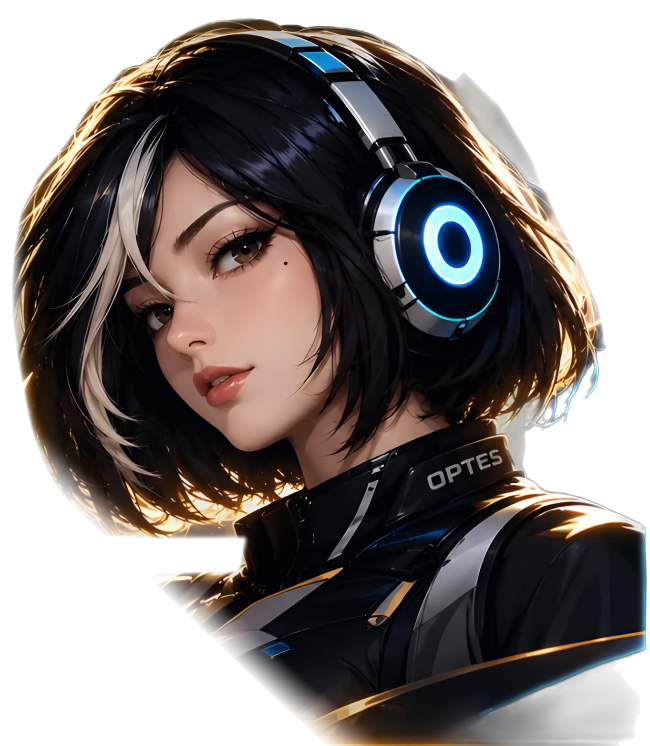
#> input picture marketing/optes-ad/img/mascot.png, 1300 x 1491 px (shown at 1/2 size)
$ python mascot.py ../img/mascot.png out.png
#> lines starting #> are read from the running program, lines starting #| are printed output that depends on the picture; after the words box and inside, x2 and y2 are one past the last pixel; in counts of white or black regions, pixels touching at a corner belong together
"""Their mascot, from their own OPTES 1.0 Flash post: 4x Real-ESRGAN upscale (source-mascot.png -> mascot_x4.png),
rembg isnet-anime cut-out (mascot_cut.png), then this script: removes the leftovers of their old layout with a
hand-drawn keep-polygon, firms up the alpha, and adds a cyan rim light from the headphone side -> ../img/mascot.png.
Usage: python mascot.py mascot_cut.png ../img/mascot.png"""
import sys

import numpy as np
from PIL import Image, ImageDraw, ImageFilter
from scipy import ndimage as ndi

im = Image.open(sys.argv[1]).convert("RGBA")
#> im is the input picture: PIL image 1300x1491 RGBA; mean R, G, B, A 44.8, 37.8, 35.8, 167
W, H = im.size                                   # 1820 x 2088
#> W = 1300; H = 1491
k = W / 910                                      # polygon drawn on the half-size preview
#> k = 1.43
keep = [(300, 30), (420, 20), (560, 40), (640, 90), (700, 150), (745, 225), (775, 300), (805, 360), (835, 430), (850, 500),
        (845, 570), (830, 620), (910, 660), (910, 1044), (100, 1044), (100, 800), (130, 770), (112, 750), (86, 700), (62, 650),
        (46, 600), (36, 550), (26, 500), (18, 450), (16, 400), (20, 350), (30, 300), (55, 250), (95, 200), (125, 150), (200, 70)]
m = Image.new("L", (W, H), 0)
#> m: PIL image 1300x1491 L; every value is 0
ImageDraw.Draw(m).polygon([(x * k, y * k) for x, y in keep], fill=255)
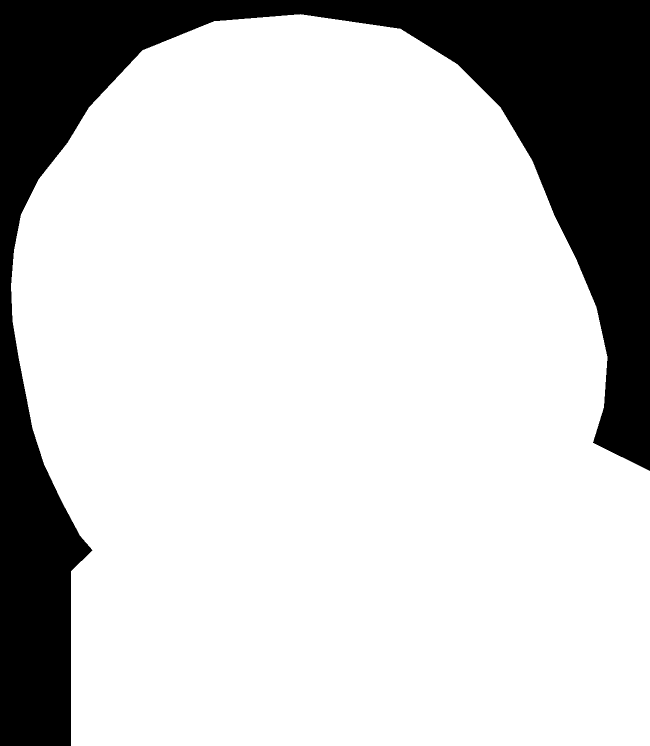
#> m: PIL image 1300x1491 L (shown at 1/2 size); 79.3% white; 1 black region, box (x1, y1, x2, y2) and area: (0, 0, 1300, 1491) 400269
# the gold haze band under her hair on the left (their old background), cut away
ImageDraw.Draw(m).polygon([(x * k, y * k) for x, y in [(55, 752), (345, 752), (335, 802), (55, 808)]], fill=0)
#> m: PIL image 1300x1491 L; 78.1% white; 1 black region, box (x1, y1, x2, y2) and area: (0, 0, 1300, 1491) 424412
m = np.asarray(m.filter(ImageFilter.GaussianBlur(6))).astype(np.float32) / 255
#> m: shape (1491, 1300) float32
# dissolve the lower-left (shoulder, hair tips) into the dark along a diagonal, key-art style
yy, xx = np.mgrid[0:H, 0:W] / k
line = 620 + (xx - 40) * (380 / 400)            # (40, 620) -> (440, 1000)
t = np.clip((yy - line + 60) / 120, 0, 1)
m *= 1 - t * t * (3 - 2 * t)

# her hair touches the left border of the source crop: dissolve it instead of a straight cut
fx = np.clip(xx * k / 90, 0, 1)
m *= fx * fx * (3 - 2 * fx)
rgba = np.asarray(im).astype(np.float32) / 255
a = rgba[..., 3] * m
a = np.clip((a - 0.12) / 0.76, 0, 1)             # drop the faint background haze rembg kept
# keep only the main body (largest connected blob)
lab, n = ndi.label(a > 0.05)
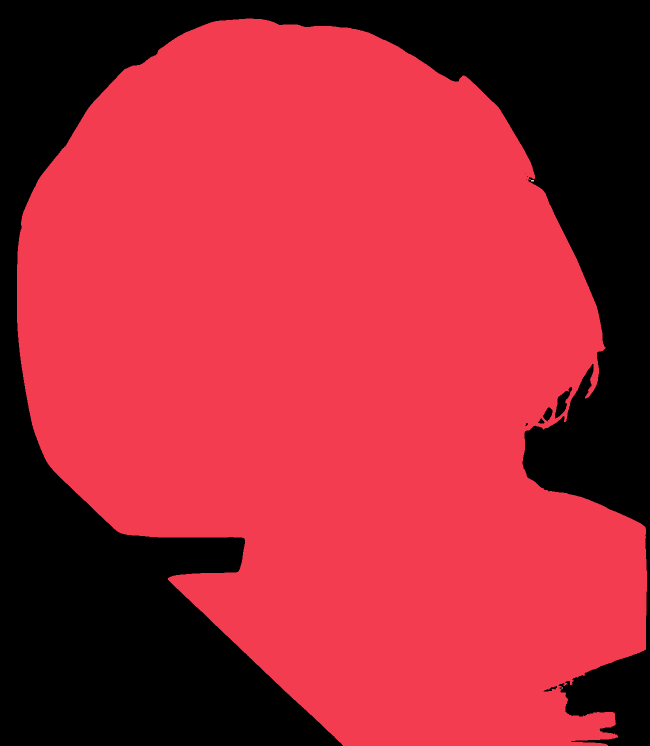
#> lab: shape (1491, 1300) int32 (shown at 1/2 size); 5 distinct labels, from 0 to 4; one colour per label, 0 black
#> n = 4
if n > 1:
    sizes = ndi.sum(np.ones_like(a), lab, range(1, n + 1))
#> sizes = [1305130, 4, 18, 4]
    a *= (lab == (np.argmax(sizes) + 1))
#> a: shape (1491, 1300) float32; min 0, max 1, mean 0.644
rgb = rgba[..., :3]
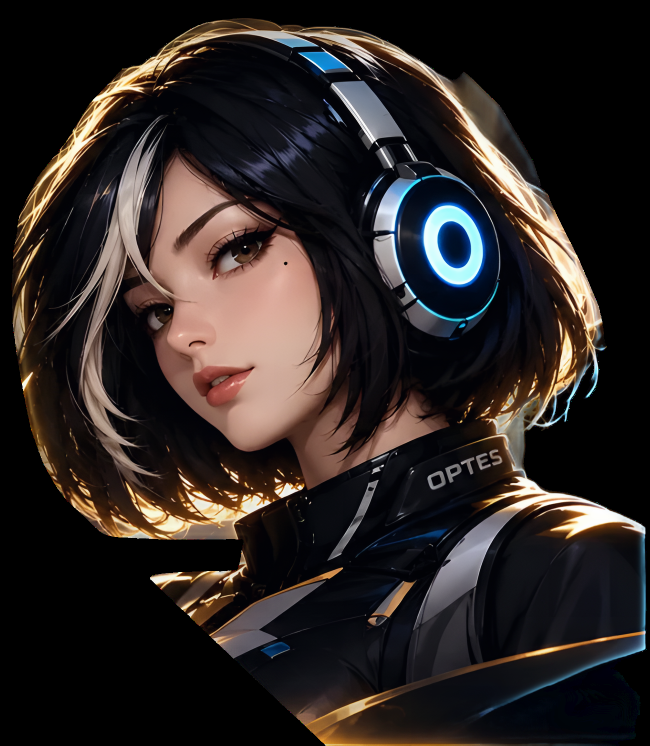
#> rgb: shape (1491, 1300, 3) float32 (shown at 1/2 size); mean R, G, B 0.176, 0.149, 0.141

# rim light: cyan on the edges that face the headphone (right), a touch of gold on the left
inner = ndi.gaussian_filter(a, 10)
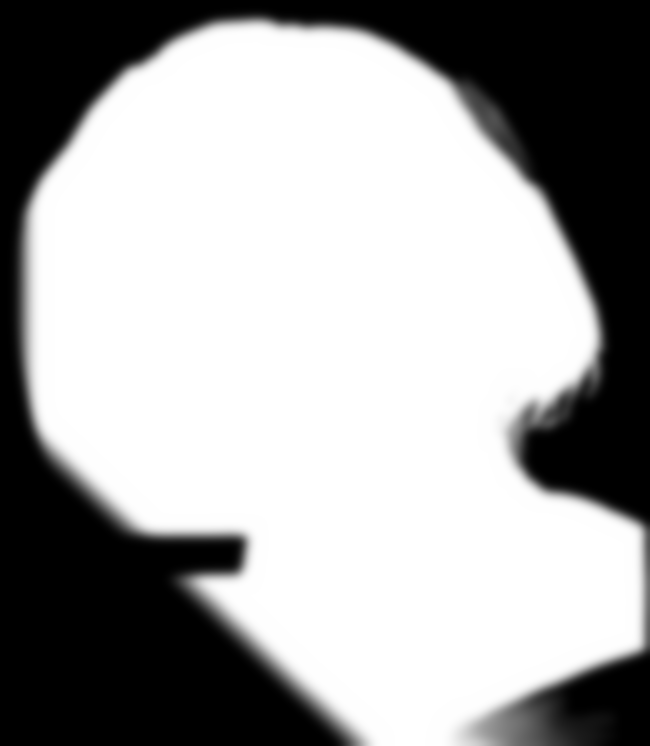
#> inner: shape (1491, 1300) float32 (shown at 1/2 size); min 0, max 1, mean 0.644
edge = np.clip(a - inner, 0, 1) * 2.2
xs = np.linspace(0, 1, W)[None, :]
cyan = np.array([0.35, 0.8, 1.0]); gold = np.array([1.0, 0.78, 0.38])
rim = edge[..., None] * (cyan * np.clip((xs - 0.45) / 0.4, 0, 1)[..., None] + gold * np.clip((0.5 - xs) / 0.4, 0, 1)[..., None] * 0.6)
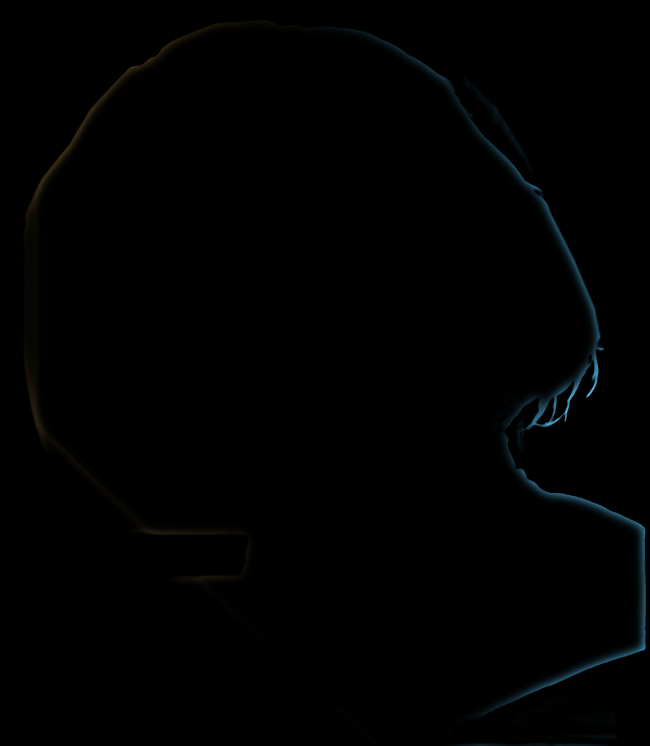
#> rim: shape (1491, 1300, 3) float64 (shown at 1/2 size); mean of channels 0, 1, 2 0.00527, 0.00845, 0.00914; drawn with min black and max white
rgb = 1 - (1 - rgb) * (1 - np.clip(rim, 0, 1))
# deepen the blacks toward the scene's navy
L = rgb.mean(-1, keepdims=True)
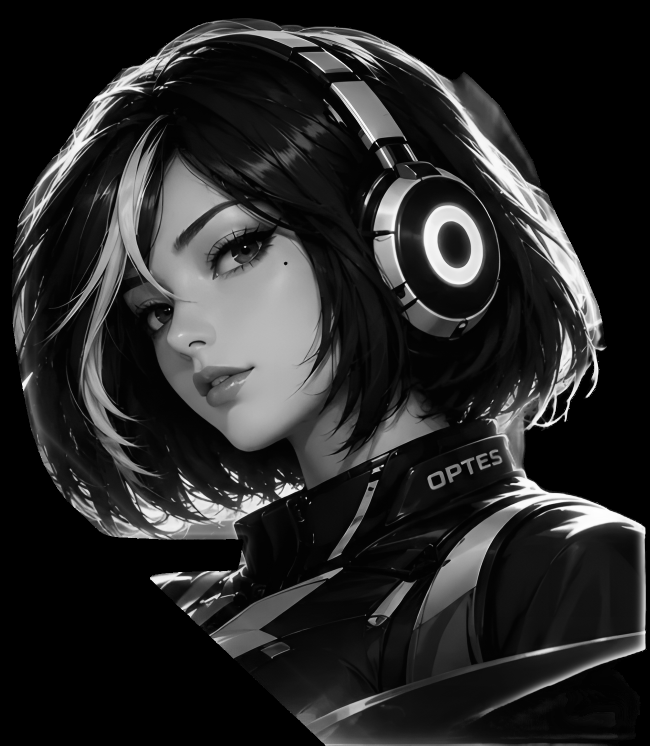
#> L: shape (1491, 1300, 1) float64 (shown at 1/2 size); min 0, max 1, mean 0.158
rgb = rgb * (0.9 + 0.1 * L) + np.array([0.0, 0.01, 0.04]) * (1 - L) * 0.6

out = np.dstack([np.clip(rgb, 0, 1), a])
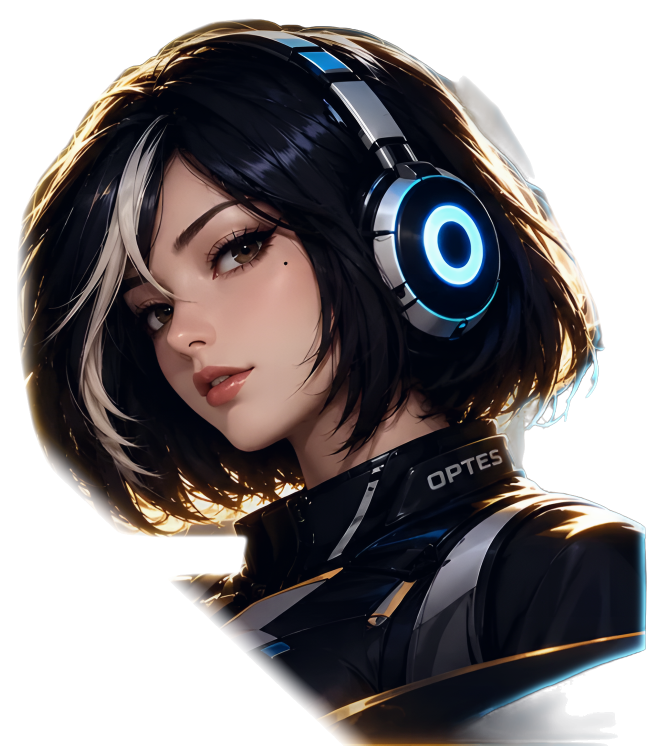
#> out: shape (1491, 1300, 4) float64 (shown at 1/2 size); mean R, G, B, A 0.17, 0.15, 0.158, 0.644; transparent parts drawn white
img = Image.fromarray((out * 255).round().astype(np.uint8), "RGBA").resize((1300, round(1300 * H / W)), Image.LANCZOS)
img.save(sys.argv[2])
print("saved", sys.argv[2], img.size)
#| saved out.png (1300, 1491)

$ run again, with marketing/optes-ad/img/bg.png copied over marketing/optes-ad/img/mascot.png
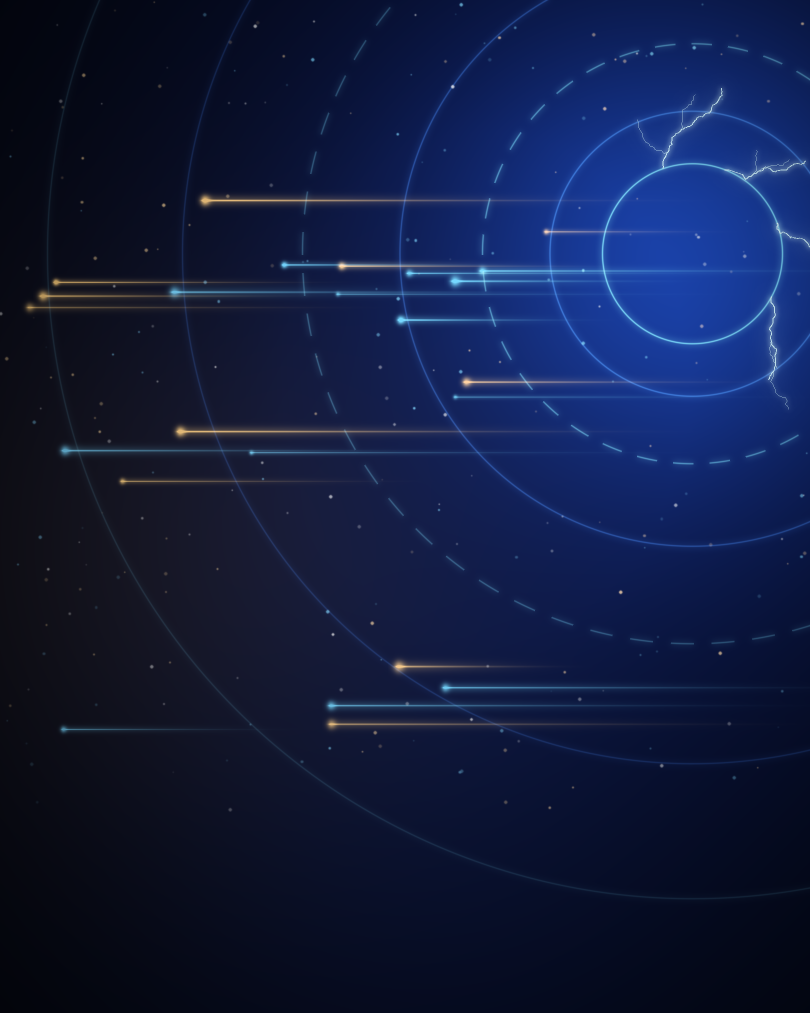
#> input picture marketing/optes-ad/img/bg.png, 1620 x 2025 px (shown at 1/2 size)
#> `ImageDraw.Draw(m).polygon([(x * k, y * k) for x, y in keep], fill=255)`:
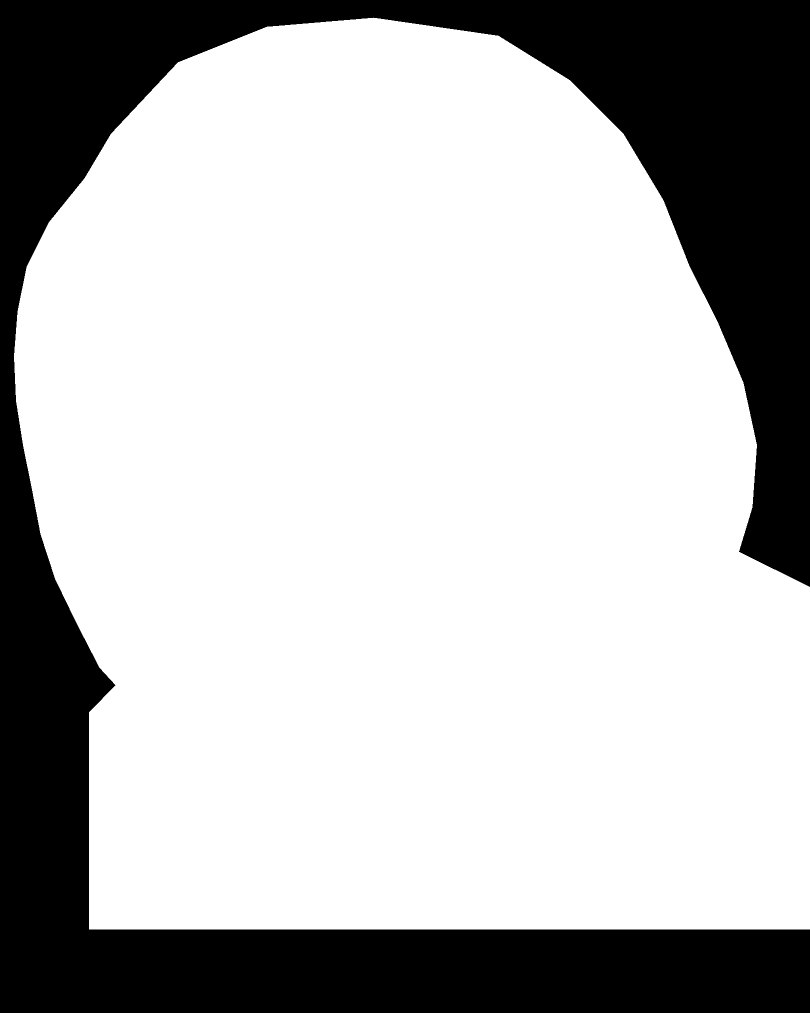
#> m: PIL image 1620x2025 L (shown at 1/2 size); 72.8% white; 1 black region, box (x1, y1, x2, y2) and area: (0, 0, 1620, 2025) 892007
#> lab: shape (2025, 1620) int32; values 0 (black) and 1 (white), 67% white; 1 black region, box (x1, y1, x2, y2) and area: (0, 0, 1620, 2025) 1082532
#> n = 1
#> `out = np.dstack([np.clip(rgb, 0, 1), a])`:
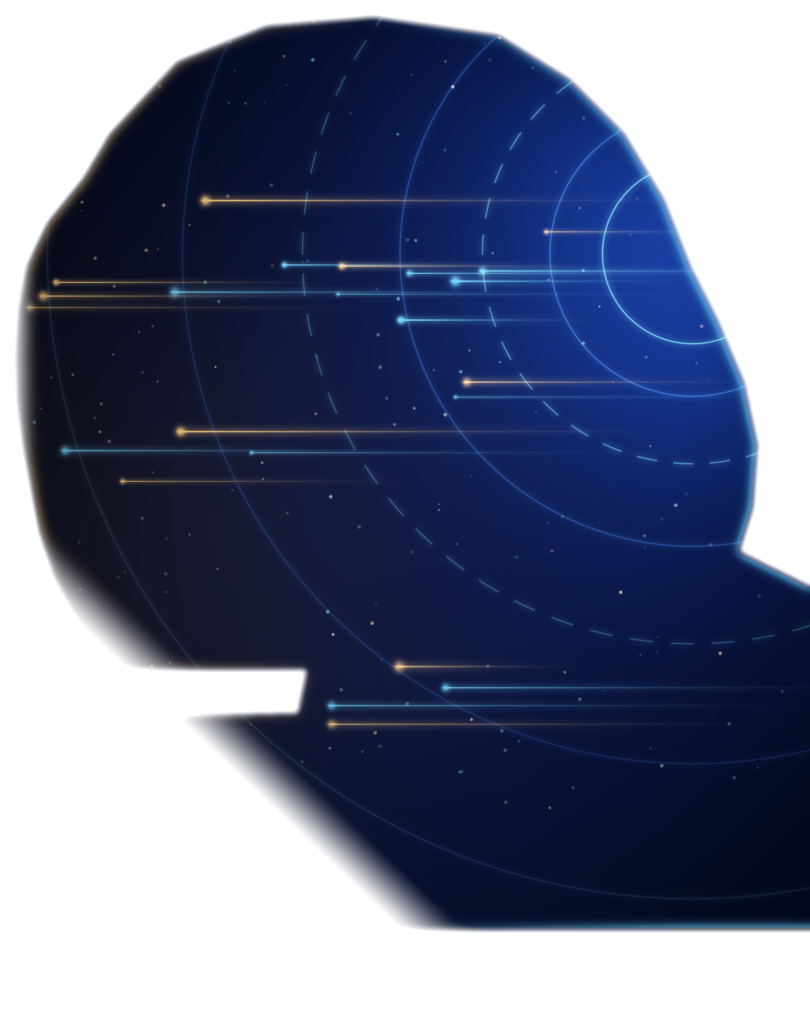
#> out: shape (2025, 1620, 4) float64 (shown at 1/2 size); mean R, G, B, A 0.0606, 0.106, 0.252, 0.651; transparent parts drawn white
#| saved out.png (1300, 1625)

$ run again, with marketing/optes-ad/img/hero.png copied over marketing/optes-ad/img/mascot.png
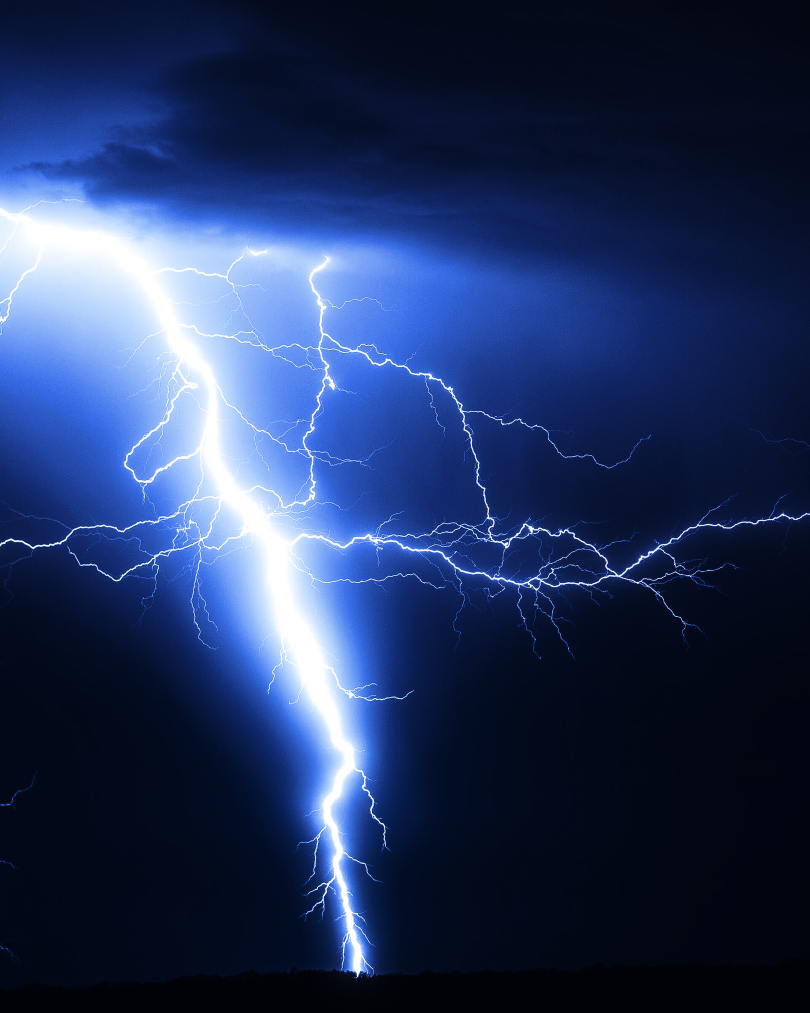
#> input picture marketing/optes-ad/img/hero.png, 1620 x 2025 px (shown at 1/2 size)
#> `ImageDraw.Draw(m).polygon([(x * k, y * k) for x, y in keep], fill=255)`:
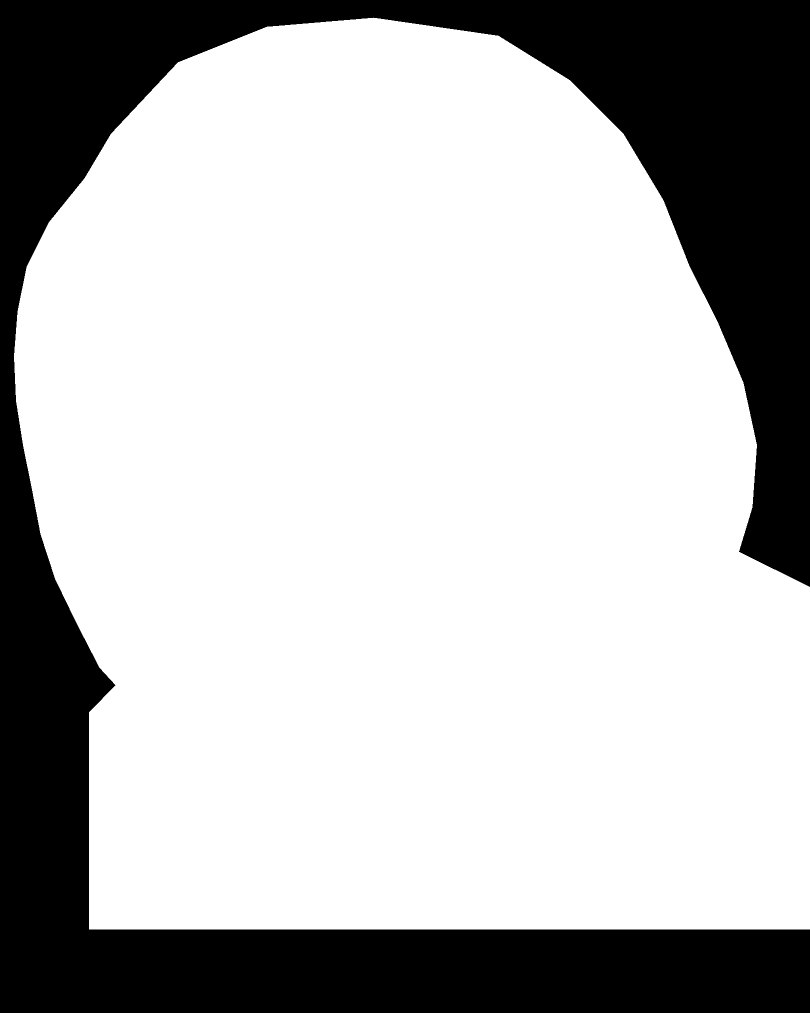
#> m: PIL image 1620x2025 L (shown at 1/2 size); 72.8% white; 1 black region, box (x1, y1, x2, y2) and area: (0, 0, 1620, 2025) 892007
#> lab: shape (2025, 1620) int32; values 0 (black) and 1 (white), 67% white; 1 black region, box (x1, y1, x2, y2) and area: (0, 0, 1620, 2025) 1082532
#> n = 1
#> `out = np.dstack([np.clip(rgb, 0, 1), a])`:
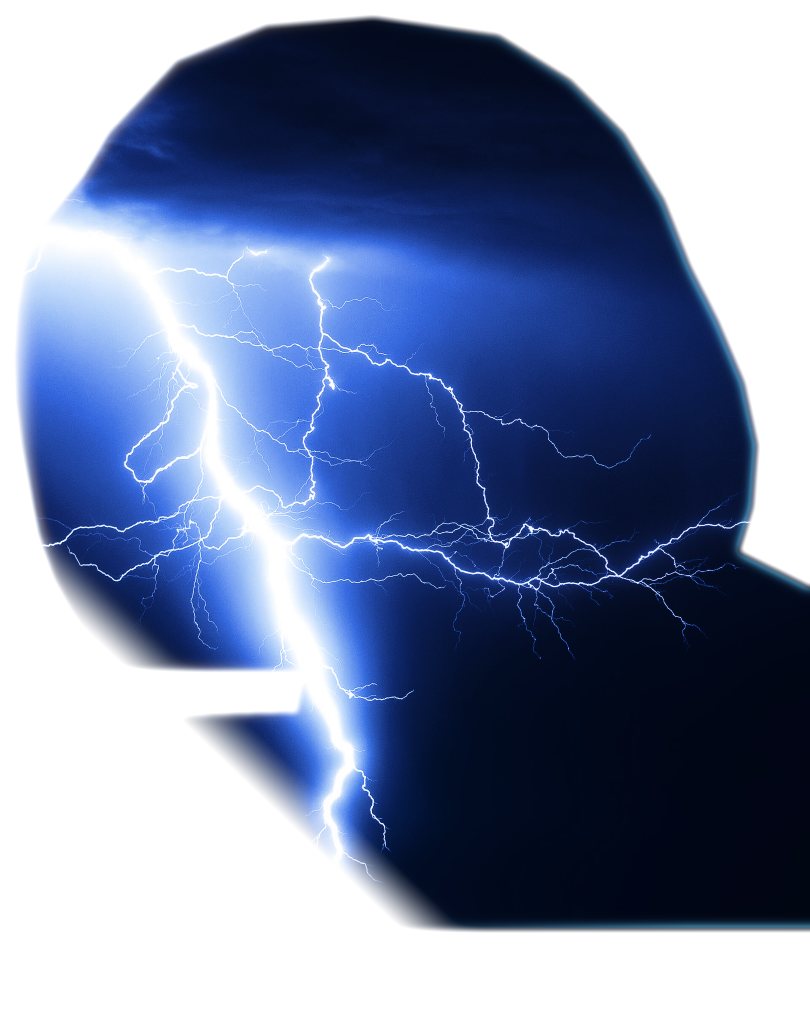
#> out: shape (2025, 1620, 4) float64 (shown at 1/2 size); mean R, G, B, A 0.138, 0.207, 0.375, 0.651; transparent parts drawn white
#| saved out.png (1300, 1625)
